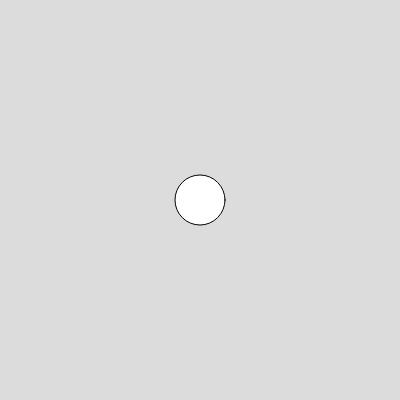
Frame 1 (no input)
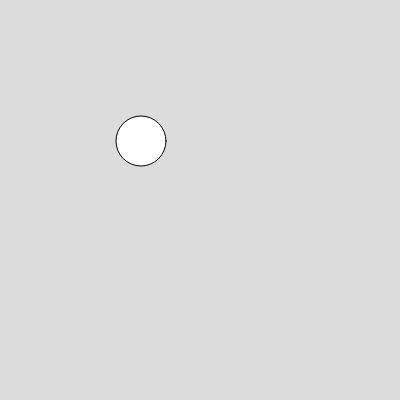
Frame 60 (no input)
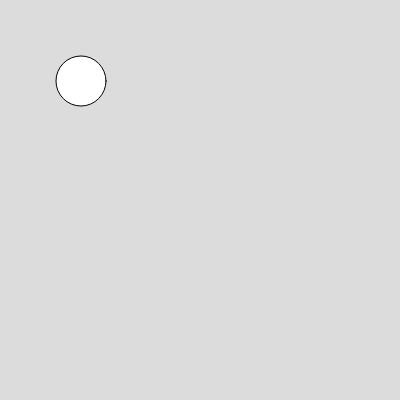
Frame 120 (the mouse pressed at the canvas centre since frame 60)

The p5.js sketch that drew these frames (run headless with seeded random() and noise() and a simulated clock; from frame 60 on, the mouse is pressed at the canvas centre):

// p5.js sketch
// ── sketch.js
let x; 
let y; 
let xspeed; 
let yspeed; 

function setup() { 
  createCanvas(400, 400);
  x = width/2
  y = height/2
  xspeed = -1; 
  yspeed = xspeed; 
} 

function draw() { 
  background(220);
  ellipse(x, y, 50, 50); 
  x+=xspeed; 
  y+=yspeed; 
}
